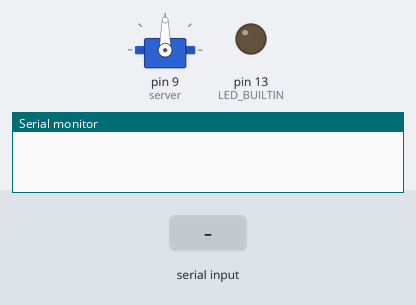
This sketch was run on a simulated Arduino Uno, built with avr-gcc and run on an emulated ATmega328P. On the bench: servo, output pins drawn as LEDs (lit = HIGH), the last lines printed to the serial monitor. Inputs (shaded band) come from the test bench.

Above: at 1.2 s.
1.3 s: "1\n" received over Serial
At 2.0 s:
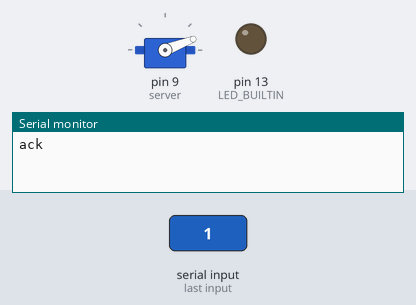
2.8 s: "0\n" received over Serial
At 3.1 s:
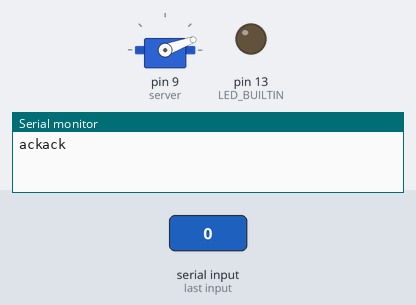
Timing chart, 0 to 5.8 s (numbered marks = the images above; inputs shaded):
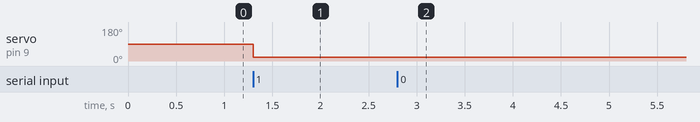

Measured:
- after the input at 1.3 s, servo on pin 9 (server): 90° → 21° at once
- after the input at 2.8 s, servo on pin 9 (server): 21° → 20° at once

The sketch:

ArduinoCommTest.ino
```cpp
#include <Servo.h>

Servo server;

void setup() {
  // Initialize the motor control pins as output
  pinMode(LED_BUILTIN, OUTPUT);

  // Initialize the Serial communication
  Serial.begin(9600);
  server.attach(9);
}

void loop() {
  // Check if there is data available to read
  if (Serial.available() > 0) {
    // Read the incoming data
    String dataPacket = Serial.readStringUntil('\n');
    double fingerCurl = max(0, min(90, dataPacket.toDouble()))/90.0;//[0, 1]
    // Control finger (or just light)
    float servoRotation = 20 + (fingerCurl)*140;
    server.write(servoRotation);
    if (fingerCurl > 45) {
      digitalWrite(LED_BUILTIN, HIGH);
    } else {
      digitalWrite(LED_BUILTIN, LOW);
    }
    //respond w/ ack
    Serial.write("ack");// + (char)(int)servoRotation);
    Serial.flush();
  }
}
```
